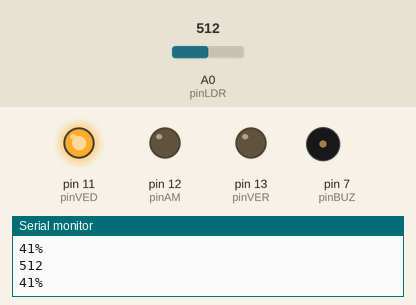
A sketch run on a simulated Arduino Uno, built with avr-gcc and run on an emulated ATmega328P. On the bench: output pins drawn as LEDs (lit = HIGH), buzzer (waves = sounding), the last lines printed to the serial monitor. Inputs (shaded band) come from the test bench; at power-on: A0 (pinLDR) = 512.

Above: at 1.8 s.
1.9 s: A0 (pinLDR) set to 487
At 2.3 s:
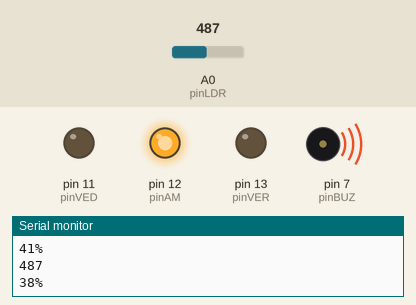
6.0 s: A0 (pinLDR) set to 419
7.5 s: A0 (pinLDR) set to 382
At 10.9 s:
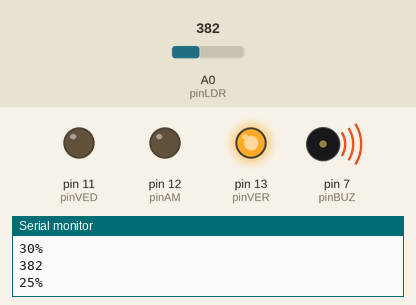
11.5 s: A0 (pinLDR) set to 410
At 15.1 s:
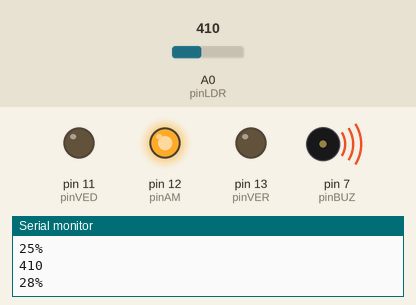
15.5 s: A0 (pinLDR) set to 391
At 19.4 s:
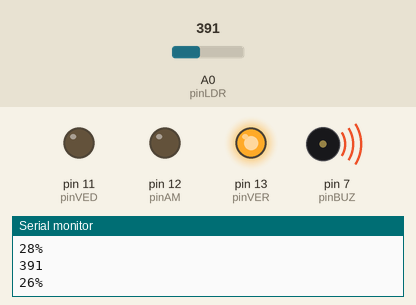
Timing chart, 0 to 20.5 s (numbered marks = the images above; inputs shaded):
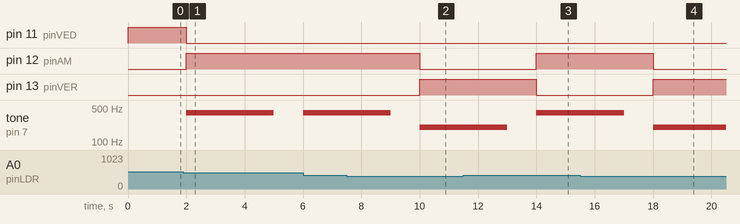

The sketch:

arq.ino
```cpp
// Definição dos pinos conectados aos componentes e as varaveis
int intensidade;
int pinLDR = A0;  // Pino analógico conectado ao sensor LDR
int pinVER = 13;  // Pino digital conectado ao LED verde
int pinAM = 12;   // Pino digital conectado ao LED amarelo
int pinVED = 11;  // Pino digital conectado ao LED vermelho
int pinBUZ = 7;   // Pino digital conectado ao buzzer

// Configuração inicial do Arduino
void setup() {
  // Inicia a comunicação serial com uma taxa de 9600 bauds
  Serial.begin(9600);

  // Define os pinos como saídas ou entradas conforme necessário
  pinMode(pinVER, OUTPUT);
  pinMode(pinAM, OUTPUT);
  pinMode(pinVED, OUTPUT);
  pinMode(pinBUZ, OUTPUT);
  pinMode(pinLDR, INPUT);
}

// Loop principal do programa
void loop() {
  // Lê o valor analógico do sensor LDR e armazena na variável "valorLDR"
  int valorLDR = analogRead(pinLDR);

  intensidade = map(valorLDR,182, 969, 0, 100);

  // Imprime o valor do sensor LDR no monitor serial
  Serial.println(valorLDR);
  Serial.print(intensidade); Serial.println("%");


  // Verifica o valor lido pelo sensor LDR e controla os dispositivos conectados aos pinos de saída
  if (valorLDR >= 900) {
    // Se a luz for muito forte (valorLDR maior ou igual a 900)
    digitalWrite(pinVER, HIGH);   // liga o LED vermelho
    digitalWrite(pinAM, LOW);   // desLiga o LED amarelo
    digitalWrite(pinVED, LOW);  // desLiga o LED verde

    // Ativa o buzzer para indicação de perigo
    tone(pinBUZ, 200);
    delay(3000); // Ativa o buzzer por 3 segundos
    noTone(pinBUZ); // Desliga o buzzer


  } else if (valorLDR <= 899 && valorLDR >= 700) {
    // Se a luz for moderadamente forte (valorLDR entre 700 e 899)
    digitalWrite(pinVER, LOW);  // desLiga o LED vermelho
    digitalWrite(pinAM, HIGH);    // liga o LED amarelo
    digitalWrite(pinVED, LOW);  // desLiga o LED verde


    // Ativa o buzzer para indicação de aviso
    tone(pinBUZ, 400);
    delay(3000); // Ativa o buzzer por 3 segundos
    noTone(pinBUZ); // Desliga o buzzer

  } else if (valorLDR <= 500 && valorLDR >= 401) {
    // Se a luz for moderadamente fraca (valorLDR entre 401 e 500)
    digitalWrite(pinVER, LOW);  // desLiga o LED vermelho
    digitalWrite(pinAM, HIGH);    // liga o LED amarelo
    digitalWrite(pinVED, LOW);  // desLiga o LED verde

    // Ativa o buzzer para indicação de aviso
    tone(pinBUZ, 400);
    delay(3000); // Ativa o buzzer por 3 segundos
    noTone(pinBUZ); // Desliga o buzzer

  } else if (valorLDR <= 400) {
    // Se a luz for muito fraca (valorLDR menor ou igual a 400)
    digitalWrite(pinVER, HIGH);   // liga o LED vermelho
    digitalWrite(pinAM, LOW);   // desLiga o LED amarelo
    digitalWrite(pinVED, LOW);  // desLiga o LED verde

    // Ativa o buzzer para indicação de perigo
    tone(7, 200);
    delay(3000); // Ativa o buzzer por 3 segundos
    noTone(7); // Desliga o buzzer

  } else {
    // Se nenhuma das condições acima for atendida
    digitalWrite(pinVER, LOW);  // desLiga o LED vermelho
    digitalWrite(pinAM, LOW);   // desLiga o LED amarelo
    digitalWrite(pinVED, HIGH);   // liga o LED verde
  }
  delay(1000);// Atraso para estabilidade
}
```

Measured:
- the behaviour switches between 501 and 500 on A0 (pinLDR) (found by bisection; images 0 and 1)
- the behaviour switches between 401 and 400 on A0 (pinLDR) (found by bisection; images 1 and 2)
- after the input at 1.9 s, pin 11 (pinVED): HIGH → LOW after 0.10 s; pin 12 (pinAM): LOW → HIGH after 0.10 s; tone on pin 7 (pinBUZ): silent → 400 Hz after 0.10 s, → silent 3.0 s later
- after the input at 7.5 s, pin 12 (pinAM): HIGH → LOW after 2.5 s; pin 13 (pinVER): LOW → HIGH after 2.5 s
- after the input at 11.5 s, pin 12 (pinAM): LOW → HIGH after 2.5 s; pin 13 (pinVER): HIGH → LOW after 2.5 s
- after the input at 15.5 s, pin 12 (pinAM): HIGH → LOW after 2.5 s; pin 13 (pinVER): LOW → HIGH after 2.5 s
